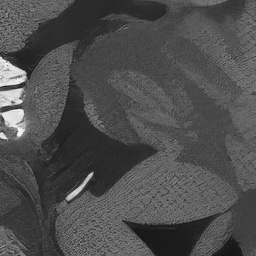
#> input picture rnd/corpus256/t0002.png, 256 x 256 px; its folder holds only this picture in this run
$ python exp2_detectability.py
#> lines starting #> are read from the running program, lines starting #| are printed output that depends on the picture
### rnd/stegolib.py
"""Embedding families + attack suite. Pure numpy/PIL/scipy — no GPU needed."""
import io, numpy as np
from PIL import Image
from scipy.fftpack import dct, idct
from scipy.ndimage import convolve, uniform_filter, gaussian_filter

# ---------------------------------------------------------------- utilities
def bits(n, seed=7):
    return np.random.default_rng(seed).integers(0, 2, n).astype(np.uint8)

def ber(a, b):
    n = min(len(a), len(b))
    return float(np.mean(a[:n] != b[:n])) if n else 1.0

def psnr(a, b):
    m = np.mean((a.astype(np.float64) - b.astype(np.float64)) ** 2)
    return 99.0 if m == 0 else 10 * np.log10(255.0 ** 2 / m)

def dct2(b):  return dct(dct(b, axis=0, norm='ortho'), axis=1, norm='ortho')
def idct2(b): return idct(idct(b, axis=0, norm='ortho'), axis=1, norm='ortho')

def blockify(a, B):
    h, w = a.shape; h -= h % B; w -= w % B
    return (a[:h, :w].reshape(h // B, B, w // B, B).swapaxes(1, 2)), h, w

def unblockify(blk, h, w, B):
    return blk.swapaxes(1, 2).reshape(h, w)

# ---------------------------------------------------------------- A: LSB matching
def embed_lsbm(cover, payload, seed=1):
    x = cover.copy().astype(np.int16)
    idx = np.random.default_rng(seed).permutation(x.size)[:len(payload)]
    flat = x.ravel()
    cur = flat[idx] & 1
    need = cur != payload
    step = np.random.default_rng(seed + 1).choice([-1, 1], size=len(payload))
    v = flat[idx] + np.where(need, step, 0)
    v = np.where(v < 0, 1, np.where(v > 255, 254, v))
    flat[idx] = v
    return x.astype(np.uint8).reshape(cover.shape)

def extract_lsbm(stego, n, seed=1):
    idx = np.random.default_rng(seed).permutation(stego.size)[:n]
    return (stego.ravel()[idx] & 1).astype(np.uint8)

# ---------------------------------------------------------------- B: HILL adaptive +-1
KB = np.array([[-1, 2, -1], [2, -4, 2], [-1, 2, -1]], float)

def hill_cost(cover):
    r = convolve(cover.astype(float), KB, mode='mirror')
    c = uniform_filter(np.abs(r), 3, mode='mirror')
    c = 1.0 / np.maximum(c, 1e-8)
    c = uniform_filter(c, 15, mode='mirror')
    return np.minimum(c, 1e8)

def _lambda_for(rho, m):
    """binary-search lambda so ternary entropy of embedding probs == m bits"""
    def H(lam):
        p = 1.0 / (1.0 + 2.0 * np.exp(-lam * rho))       # p(stay)
        q = (1.0 - p) / 2.0                               # p(+1)=p(-1)
        with np.errstate(divide='ignore', invalid='ignore'):
            h = -(p * np.log2(p) + 2 * q * np.log2(np.maximum(q, 1e-300)))
        return np.nansum(h)
    lo, hi = 1e-6, 1e6
    for _ in range(60):
        mid = np.sqrt(lo * hi)
        if H(mid) > m: lo = mid
        else: hi = mid
    return np.sqrt(lo * hi)

def embed_hill_sim(cover, nbits, seed=2):
    """Optimal-simulator embedding at payload nbits (what STC coding would achieve)."""
    rho = hill_cost(cover)
    lam = _lambda_for(rho, nbits)
    p_stay = 1.0 / (1.0 + 2.0 * np.exp(-lam * rho))
    q = (1.0 - p_stay) / 2.0
    rng = np.random.default_rng(seed)
    u = rng.random(cover.shape)
    d = np.where(u < q, -1, np.where(u < 2 * q, 1, 0))
    s = cover.astype(np.int16) + d
    s = np.clip(s, 0, 255)
    return s.astype(np.uint8), int((s != cover).sum())

# ---------------------------------------------------------------- C: JPEG-DCT LSB (QF-locked)
STD_Q = np.array([[16,11,10,16,24,40,51,61],[12,12,14,19,26,58,60,55],
                  [14,13,16,24,40,57,69,56],[14,17,22,29,51,87,80,62],
                  [18,22,37,56,68,109,103,77],[24,35,55,64,81,104,113,92],
                  [49,64,78,87,103,121,120,101],[72,92,95,98,112,100,103,99]], float)

# [51 lines left out: functions qtable, _jpeg_coeffs, _coeffs_to_pixels, embed_jdct, extract_jdct, not called in this run]

# ---------------------------------------------------------------- D: robust block-DCT QIM
def embed_rqim(gray, payload, B=32, delta=18.0, rep=1, seed=4, coef=(3, 1)):
    """Differential QIM on one mid-band DCT coefficient per BxB block, with repetition."""
    blk, h, w = blockify(gray.astype(float), B)
    nb = blk.shape[0] * blk.shape[1]
    stream = np.repeat(payload, rep)[:nb]
    out = blk.copy()
    u, v = coef
    k = 0
    for i in range(blk.shape[0]):
        for j in range(blk.shape[1]):
            if k >= len(stream): break
            D = dct2(blk[i, j])
            c = D[u, v]
            # quantize c to even/odd multiple of delta according to the bit
            q = np.round(c / delta)
            if (int(q) & 1) != stream[k]:
                q = q + (1 if c >= q * delta else -1)
            D[u, v] = q * delta
            out[i, j] = idct2(D)
            k += 1
    px = np.clip(unblockify(out, h, w, B), 0, 255)
    return np.round(px).astype(np.uint8), k, nb

# [13 lines left out: function extract_rqim, not called in this run]

# ---------------------------------------------------------------- attacks
def a_jpeg(img, q):
    b = io.BytesIO(); Image.fromarray(img).save(b, 'JPEG', quality=q)
    return np.array(Image.open(io.BytesIO(b.getvalue())).convert('L'))

# [5 lines left out: function a_jpeg_qt, not called in this run]

def a_webp(img, q):
    b = io.BytesIO(); Image.fromarray(img).save(b, 'WEBP', quality=q)
    return np.array(Image.open(io.BytesIO(b.getvalue())).convert('L'))

# [10 lines left out: functions a_resize, a_crop, not called in this run]

def a_blur(img, s):  return np.clip(gaussian_filter(img.astype(float), s), 0, 255).astype(np.uint8)
def a_noise(img, s):
    rng = np.random.default_rng(0)
    return np.clip(img.astype(float) + rng.normal(0, s, img.shape), 0, 255).astype(np.uint8)
def a_none(img): return img

### rnd/exp2_detectability.py
"""EXP2: how detectable is each embedding family? SPAM-686 features + linear classifier.
This is a WEAK detector on purpose - it is the floor. A CNN (SRNet/EffNet) does strictly better.
If a method is detectable by SPAM, it is hopeless against a real steganalyzer."""
import glob, numpy as np, time
from PIL import Image
import stegolib as S

T = 3
def spam686(x):
    x = x.astype(np.int16); f = []
    for D in ((0,1),(0,-1),(1,0),(-1,0),(1,1),(-1,-1),(1,-1),(-1,1)):
        d = np.roll(x, D, (0,1)) - x
        d = np.clip(d, -T, T) + T
        a, b, c = d[:-2,:-2].ravel(), d[1:-1,1:-1].ravel(), d[2:,2:].ravel()
        h = np.bincount(a*(2*T+1)**2 + b*(2*T+1) + c, minlength=(2*T+1)**3).astype(np.float64)
        f.append(h/max(h.sum(),1))
    f = np.array(f)
    return np.concatenate([f[:4].mean(0), f[4:].mean(0)])   # 686-D

def fld_ensemble(Xc, Xs, n_sub=40, d_sub=180, seed=0):
    """Kodovsky's ensemble of FLDs - the standard steganalysis classifier."""
    rng = np.random.default_rng(seed)
    n = len(Xc); tr = int(n*0.6)
    idx = rng.permutation(n); trn, tst = idx[:tr], idx[tr:]
    votes_c = np.zeros(len(tst)); votes_s = np.zeros(len(tst))
    for _ in range(n_sub):
        sub = rng.choice(Xc.shape[1], d_sub, replace=False)
        A, B = Xc[trn][:,sub], Xs[trn][:,sub]
        mA, mB = A.mean(0), B.mean(0)
        Sw = np.cov(A.T)+np.cov(B.T)+np.eye(d_sub)*1e-6
        try: w = np.linalg.solve(Sw, mB-mA)
        except np.linalg.LinAlgError: continue
        thr = ((mA+mB)/2)@w
        votes_c += (Xc[tst][:,sub]@w > thr); votes_s += (Xs[tst][:,sub]@w > thr)
    fa = np.mean(votes_c > n_sub/2); md = np.mean(votes_s <= n_sub/2)
    return (fa+md)/2, len(tst)          # P_E (min average decision error)

FILES = sorted(glob.glob("/home/lap-030/stego/rnd/corpus256/*.png"))[:300]

def evaluate(name, fn, note=""):
    t0=time.time(); Xc, Xs = [], []
    for f in FILES:
        g = np.array(Image.open(f).convert("L"))
        s = fn(g)
        Xc.append(spam686(g)); Xs.append(spam686(s))
    pe, nt = fld_ensemble(np.array(Xc), np.array(Xs))
    sec = "SECURE(vs SPAM)" if pe>0.40 else ("weak" if pe>0.25 else "BROKEN - trivially detected")
    print(f"{name:<44} P_E={pe:.3f}  acc={1-pe:.3f}   {sec}  {note} [{time.time()-t0:.0f}s]")
    return pe

if __name__ == "__main__":
    N = 256*256
    print("="*96)
    print(f"EXP2  detectability, {len(FILES)} cover/stego pairs @256x256, SPAM-686 + FLD ensemble")
    print("P_E = min average decision error.  0.50 = undetectable,  0.00 = perfectly detected")
    print("="*96)

    evaluate("LSB-matching  0.40 bpp",  lambda g: S.embed_lsbm(g, S.bits(int(N*0.40))), "(26214 bits)")
#> in evaluate, g is the input picture: shape (256, 256); min 17, max 253, mean 78
#> after the loop in spam686, `for D in ((0,1),(0,-1),(1,0),(-1,0),(1,1),(-1,-1),(1,-1),(-1,1)):`:
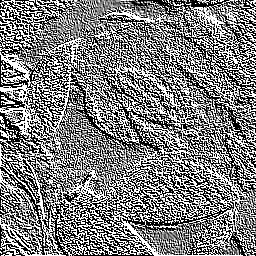
#> d: shape (256, 256) int16; min 0, max 6, mean 2.99; drawn with min black and max white
#> after the loop in spam686, `for D in ((0,1),(0,-1),(1,0),(-1,0),(1,1),(-1,-1),(1,-1),(-1,1)):`: f = 8 items
#> after the loop in spam686 (call 2), `for D in ((0,1),(0,-1),(1,0),(-1,0),(1,1),(-1,-1),(1,-1),(-1,1)):`:
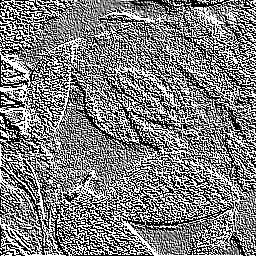
#> d: shape (256, 256) int16; min 0, max 6, mean 2.99; drawn with min black and max white
#> in fld_ensemble, `n = len(Xc)`: n = 1
#> in fld_ensemble, `tr = int(n * 0.6)`: tr = 0
#> in fld_ensemble, `idx = rng.permutation(n)`: idx = [0]
#> in fld_ensemble, `trn, tst = (idx[:tr], idx[tr:])`: trn = empty array; tst = [0]
#> in fld_ensemble, `fa = np.mean(votes_c > n_sub / 2)`: fa = 0
#> in fld_ensemble, `md = np.mean(votes_s <= n_sub / 2)`: md = 1
#> in evaluate, `pe, nt = fld_ensemble(np.array(Xc), np.array(Xs))`: pe = 0.5; nt = 1
#> in evaluate, `sec = "SECURE(vs SPAM)" if pe>0.40 else ("weak" if pe>0.25 else "BROKE..`: sec = 'SECURE(vs SPAM)'
    evaluate("LSB-matching  0.10 bpp",  lambda g: S.embed_lsbm(g, S.bits(int(N*0.10))), "(6553 bits)")
#> the loop in spam686 (call 4), `for D in ((0,1),(0,-1),(1,0),(-1,0),(1,1),(-1,-1),(1,-1),(-1,1)):` made 8 passes
#> pass 1, in spam686 (call 4), `d = np.clip(d, -T, T) + T`:
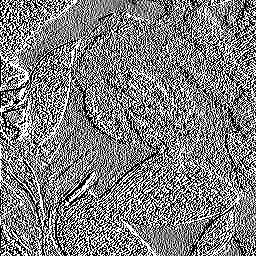
#> d: shape (256, 256) int16; min 0, max 6, mean 3; drawn with min black and max white
#> after the loop in spam686 (call 4), `for D in ((0,1),(0,-1),(1,0),(-1,0),(1,1),(-1,-1),(1,-1),(-1,1)):`:
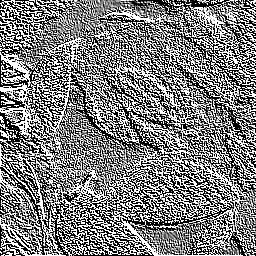
#> d: shape (256, 256) int16; min 0, max 6, mean 2.99; drawn with min black and max white
    evaluate("LSB-matching  0.01 bpp",  lambda g: S.embed_lsbm(g, S.bits(int(N*0.01))), "(655 bits)")
    evaluate("HILL adaptive 0.40 bpp",  lambda g: S.embed_hill_sim(g, int(N*0.40))[0],  "(26214 bits)")
#> the loop in spam686 (call 8), `for D in ((0,1),(0,-1),(1,0),(-1,0),(1,1),(-1,-1),(1,-1),(-1,1)):` made 8 passes
#> pass 1, in spam686 (call 8), `d = np.clip(d, -T, T) + T`:
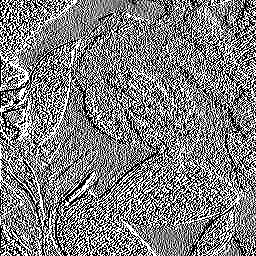
#> d: shape (256, 256) int16; min 0, max 6, mean 3; drawn with min black and max white
#> pass 2, in spam686 (call 8), `d = np.clip(d, -T, T) + T`:
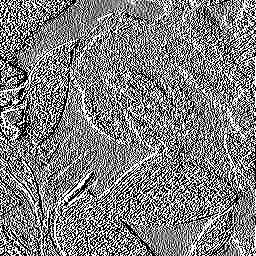
#> d: shape (256, 256) int16; min 0, max 6, mean 3; drawn with min black and max white
#> after the loop in spam686 (call 8), `for D in ((0,1),(0,-1),(1,0),(-1,0),(1,1),(-1,-1),(1,-1),(-1,1)):`:
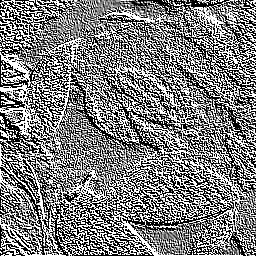
#> d: shape (256, 256) int16; min 0, max 6, mean 2.99; drawn with min black and max white
    evaluate("HILL adaptive 0.10 bpp",  lambda g: S.embed_hill_sim(g, int(N*0.10))[0],  "(6553 bits)")
    evaluate("HILL adaptive 0.01 bpp",  lambda g: S.embed_hill_sim(g, int(N*0.01))[0],  "(655 bits)")
    print("-"*96)
    print("ROBUST methods - the ones that actually survive a channel:")
    evaluate("robust QIM B=32 d=18  (64 payload bits)",
             lambda g: S.embed_rqim(g, S.bits(16), 32, 18.0, 4)[0], "(rep=4)")
    evaluate("robust QIM B=64 d=40  (16 payload bits)",
             lambda g: S.embed_rqim(g, S.bits(4), 64, 40.0, 4)[0], "(rep=4)")
    evaluate("robust QIM B=32 d=6   (weakened delta)",
             lambda g: S.embed_rqim(g, S.bits(16), 32, 6.0, 4)[0], "(rep=4)")

$ run again, on rnd/corpus256/t0028.png
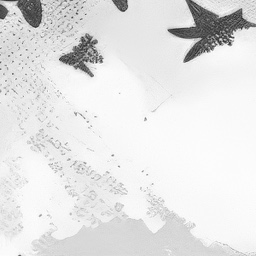
#> input picture rnd/corpus256/t0028.png, 256 x 256 px
#> in evaluate, g is the input picture: shape (256, 256); min 43, max 255, mean 228.3
#> after the loop in spam686, `for D in ((0,1),(0,-1),(1,0),(-1,0),(1,1),(-1,-1),(1,-1),(-1,1)):`: f = 8 items
#> n = 1
#> tr = 0
#> idx = [0]
#> trn = empty array; tst = [0]
#> fa = 0
#> md = 1
#> pe = 0.5; nt = 1
#> sec = 'SECURE(vs SPAM)'
#> after the loop in spam686 (call 4), `for D in ((0,1),(0,-1),(1,0),(-1,0),(1,1),(-1,-1),(1,-1),(-1,1)):`:
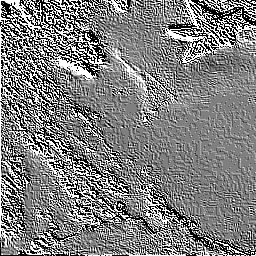
#> d: shape (256, 256) int16; min 0, max 6, mean 3; drawn with min black and max white
#> after the loop in spam686 (call 8), `for D in ((0,1),(0,-1),(1,0),(-1,0),(1,1),(-1,-1),(1,-1),(-1,1)):`:
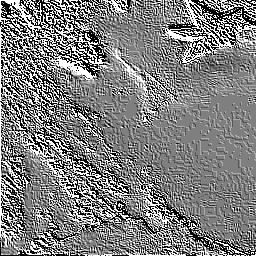
#> d: shape (256, 256) int16; min 0, max 6, mean 3; drawn with min black and max white

$ run again, on rnd/corpus256/t0030.png
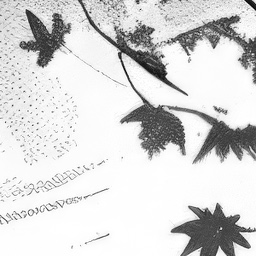
#> input picture rnd/corpus256/t0030.png, 256 x 256 px
#> in evaluate, g is the input picture: shape (256, 256); min 2, max 255, mean 215.9
#> after the loop in spam686, `for D in ((0,1),(0,-1),(1,0),(-1,0),(1,1),(-1,-1),(1,-1),(-1,1)):`: f = 8 items
#> n = 1
#> tr = 0
#> idx = [0]
#> trn = empty array; tst = [0]
#> fa = 0
#> md = 1
#> pe = 0.5; nt = 1
#> sec = 'SECURE(vs SPAM)'
#> after the loop in spam686 (call 4), `for D in ((0,1),(0,-1),(1,0),(-1,0),(1,1),(-1,-1),(1,-1),(-1,1)):`:
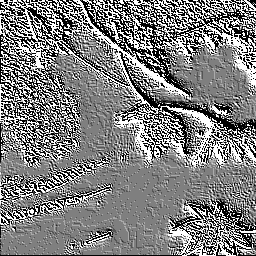
#> d: shape (256, 256) int16; min 0, max 6, mean 3.02; drawn with min black and max white
#> after the loop in spam686 (call 8), `for D in ((0,1),(0,-1),(1,0),(-1,0),(1,1),(-1,-1),(1,-1),(-1,1)):`:
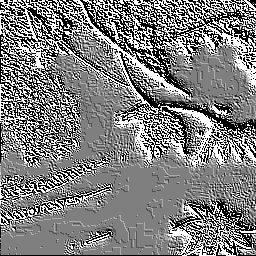
#> d: shape (256, 256) int16; min 0, max 6, mean 3.02; drawn with min black and max white

$ run again, on rnd/corpus256/t0033.png
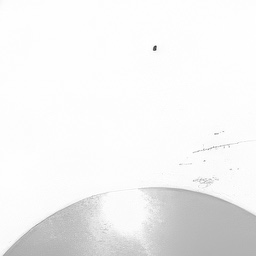
#> input picture rnd/corpus256/t0033.png, 256 x 256 px
#> in evaluate, g is the input picture: shape (256, 256); min 42, max 255, mean 242.5
#> after the loop in spam686, `for D in ((0,1),(0,-1),(1,0),(-1,0),(1,1),(-1,-1),(1,-1),(-1,1)):`: f = 8 items
#> n = 1
#> tr = 0
#> idx = [0]
#> trn = empty array; tst = [0]
#> fa = 0
#> md = 1
#> pe = 0.5; nt = 1
#> sec = 'SECURE(vs SPAM)'
#> after the loop in spam686 (call 8), `for D in ((0,1),(0,-1),(1,0),(-1,0),(1,1),(-1,-1),(1,-1),(-1,1)):`:
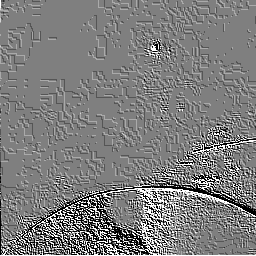
#> d: shape (256, 256) int16; min 0, max 6, mean 2.96; drawn with min black and max white
